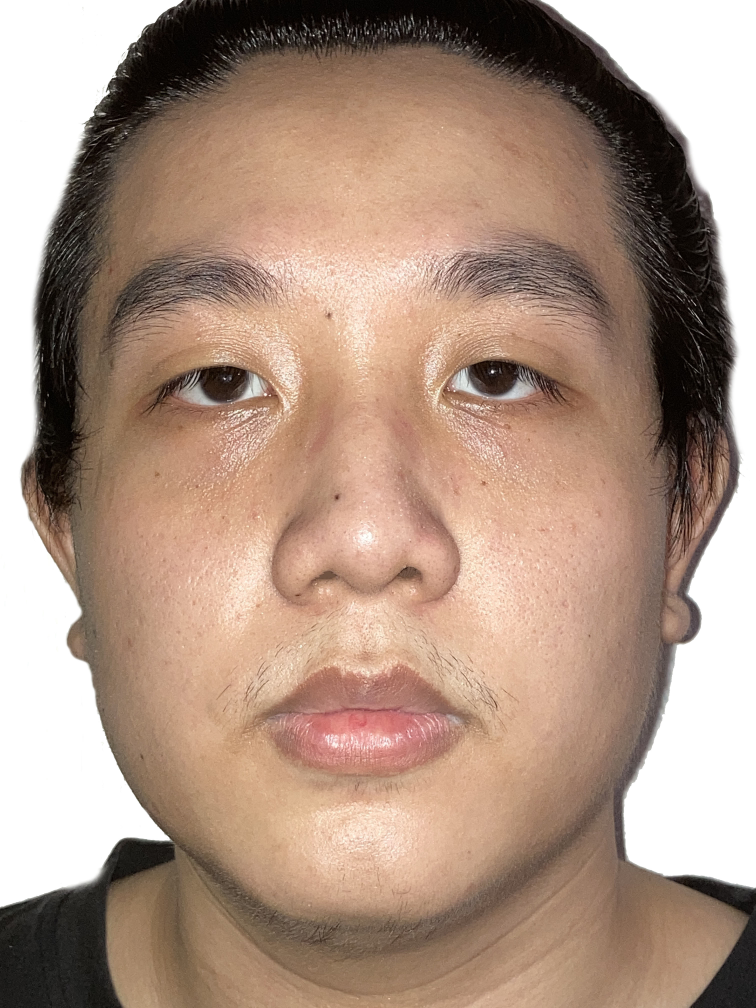
#> input picture lab4/MyFacePic3.jpg, 3024 x 4032 px, found by its file name (shown at 1/4 size)
$ python MyFacePic3.py
#> lines starting #> are read from the running program, lines starting #| are printed output that depends on the picture; after the words box and inside, x2 and y2 are one past the last pixel; in counts of white or black regions, pixels touching at a corner belong together
import cv2 as cv
import numpy as np
from matplotlib import pyplot as plt
img = cv.imread(r'D:\Lab\Telecommunication Lab\lab4\MyFacePic3.jpg',0)
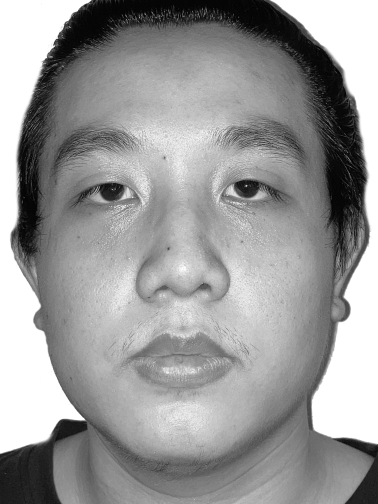
#> img: shape (4032, 3024) (shown at 1/8 size); min 0, max 255, mean 153
ret1,th1 = cv.threshold(img,254,255,cv.THRESH_BINARY)
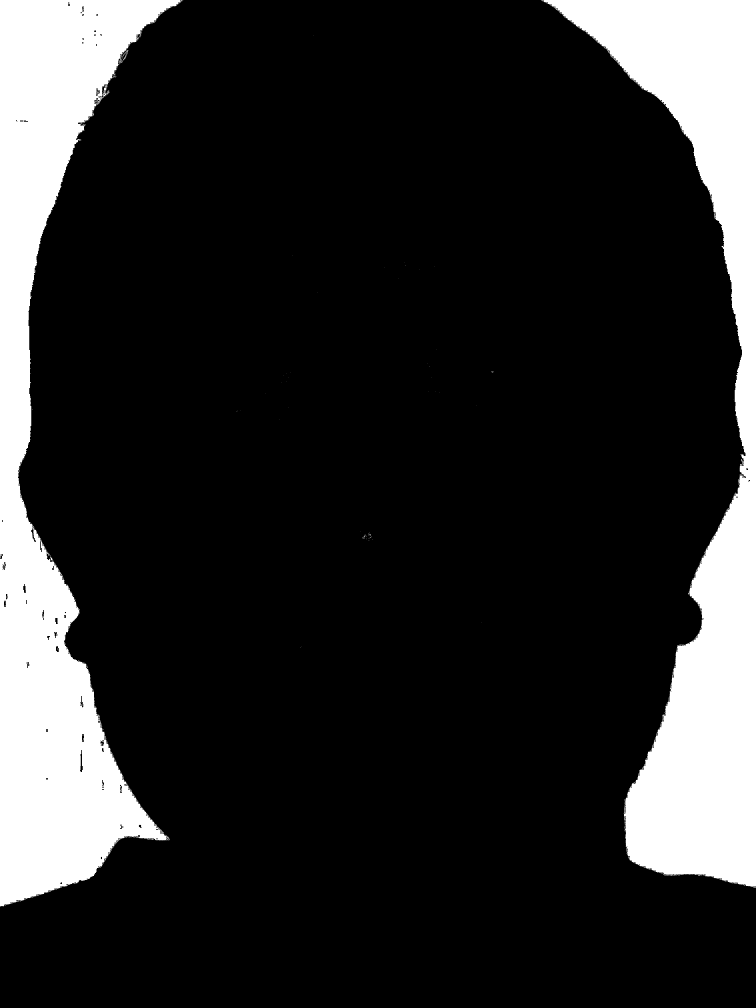
#> th1: shape (4032, 3024) (shown at 1/4 size); 16.5% white; 134 white regions (129 under 20 px), largest, box (x1, y1, x2, y2) and area: (0, 0, 731, 3627) 1037751, (2165, 0, 3024, 3551) 976546, (490, 200, 513, 225) 85, (2964, 1836, 2975, 1847) 44, (1454, 2143, 1467, 2149) 29
ret2,th2 = cv.threshold(img,0,255,cv.THRESH_BINARY+cv.THRESH_OTSU)
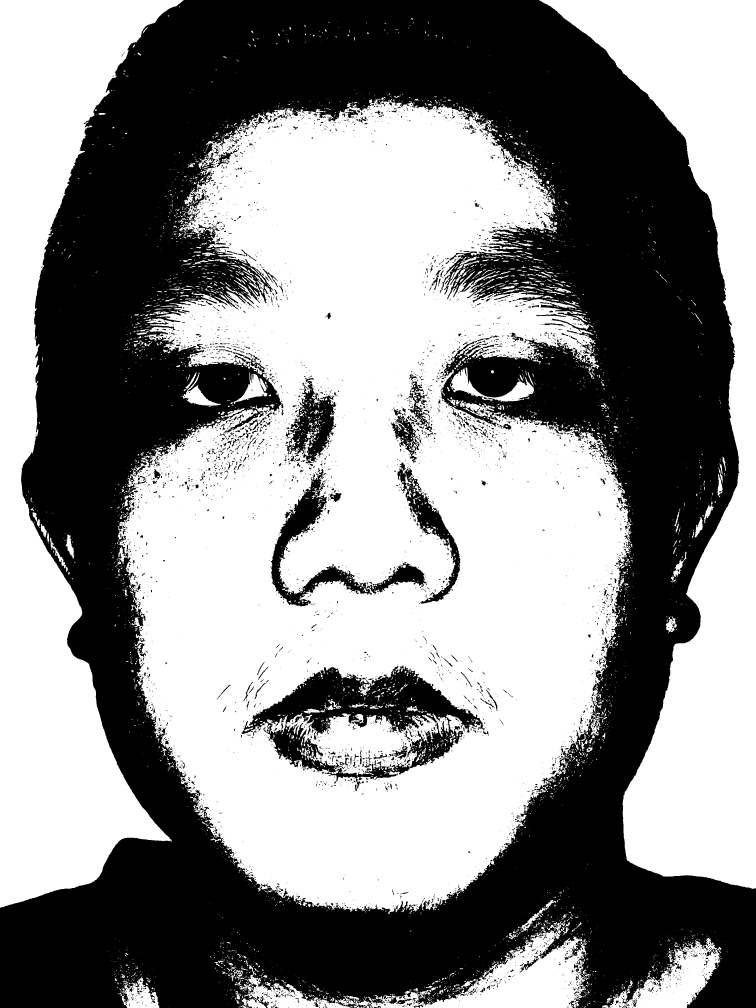
#> th2: shape (4032, 3024) (shown at 1/4 size); 54.9% white; 6329 black regions (5129 under 20 px), largest, box (x1, y1, x2, y2) and area: (0, 0, 3024, 4032) 5102300, (966, 2662, 1942, 3155) 162838, (1083, 1873, 1709, 2426) 55509
#> ret2 = 147
blur = cv.GaussianBlur(img,(5,5),0)
ret3,th3 = cv.threshold(blur,0,255,cv.THRESH_BINARY+cv.THRESH_OTSU)
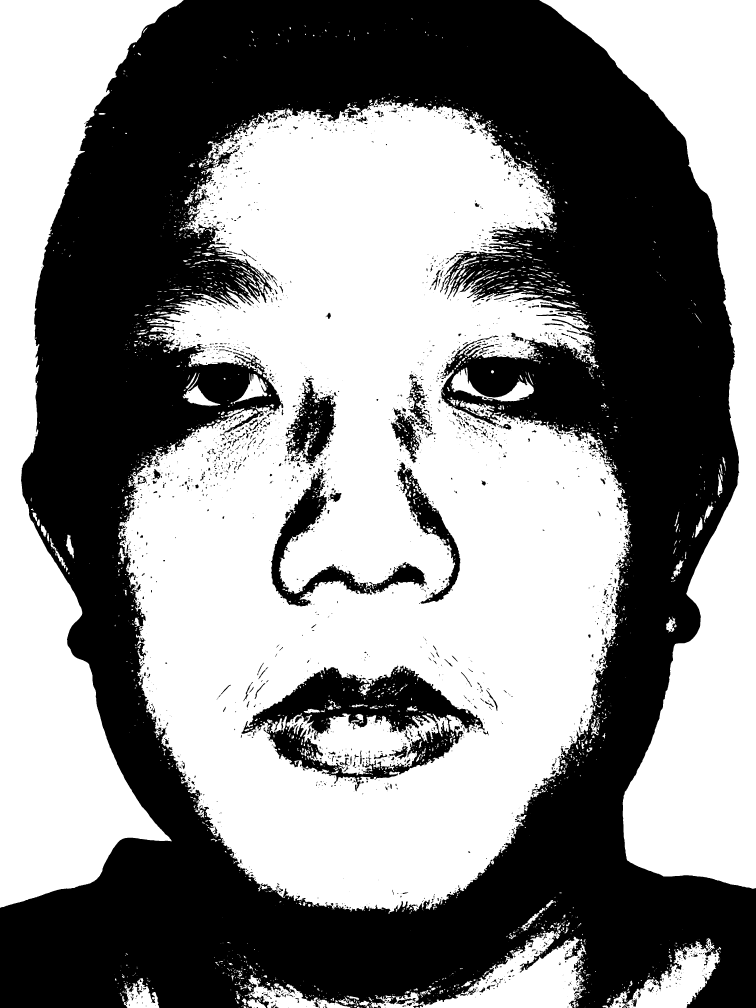
#> th3: shape (4032, 3024) (shown at 1/4 size); 54.3% white; 2795 black regions (1857 under 20 px), largest, box (x1, y1, x2, y2) and area: (0, 0, 3024, 4032) 5186984, (966, 2662, 1940, 3165) 171564, (1084, 1873, 1708, 2426) 59191
#> ret3 = 148
images = [img,0,th1,img,0,th2,blur,0,th3]
titles = ['Original Noisy Image','Histogram','Global Thresholding x=254','Original Noisy Image','Histogram',"Otsu's Thresholding",'Gaussian filtered Image','Histogram',"Otsu's Thresholding"]
for i in range(3):
    plt.subplot(3,4,i*4+1),plt.imshow(images[i*3],'gray')
    plt.title(titles[i*3]),plt.xticks([]),plt.yticks([])
    plt.subplot(3,4,i*4+2),plt.hist(images[i*3].ravel(),254,[0,254])
    plt.title(titles[i*3+1]),plt.ylabel('Number of pixel'),plt.xlabel('intensity  value')
    plt.subplot(3,4,i*4+3),plt.imshow(images[i*3+2],'gray')
    plt.title(titles[i*3+2]),plt.xticks([]), plt.yticks([])
    plt.subplot(3,4,i*4+4),plt.hist(images[i*3+2].ravel(),254,[0,254])
    plt.title('BW histrogram'),plt.ylabel('Number of pixel'),plt.xlabel('intensity value')
plt.subplots_adjust(hspace=0.4)
plt.show()
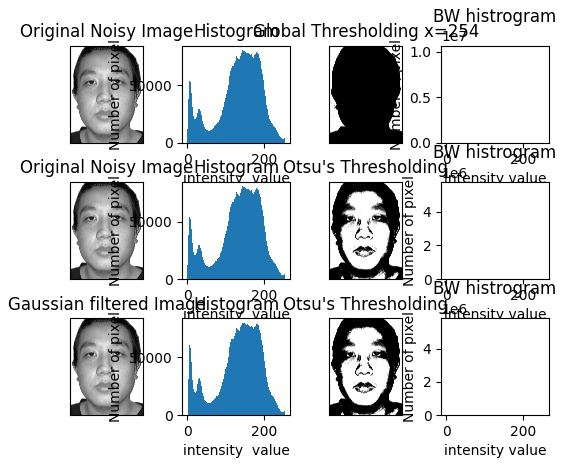
#> figure drawn by matplotlib, 12 panels; panel 2: tallest bar 80539 high, from x = 143 to 144; panel 4: tallest bar 10177904 high, from x = 0 to 1; panel 6: tallest bar 80539 high, from x = 143 to 144; panel 8: tallest bar 5499240 high, from x = 0 to 1

$ run again, with lab4/MyFacePic1.jpg copied over lab4/MyFacePic3.jpg
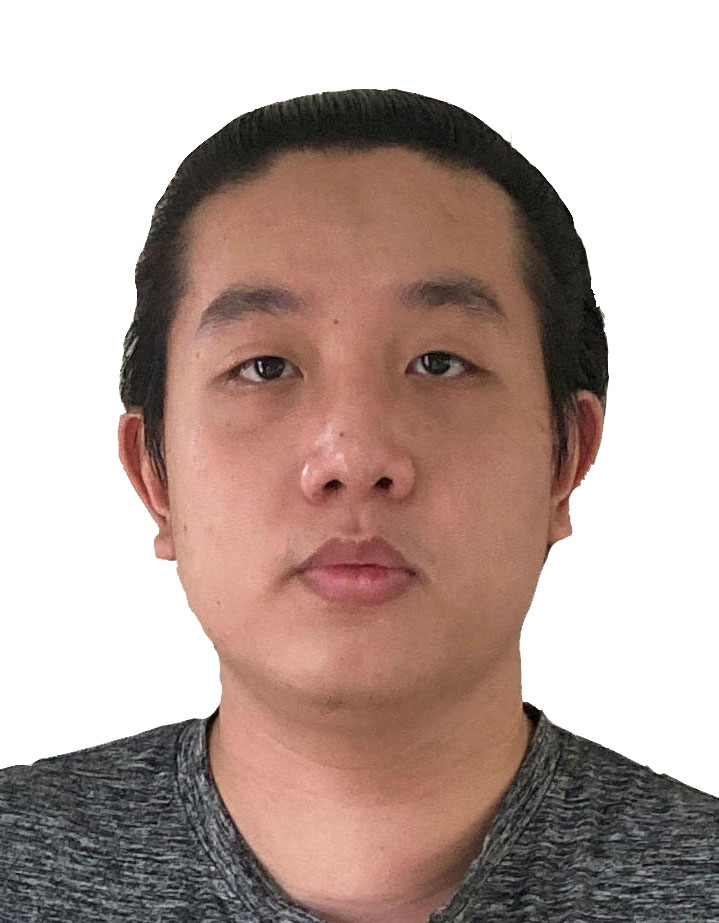
#> input picture lab4/MyFacePic1.jpg, 719 x 923 px, found by its file name
#> `ret1,th1 = cv.threshold(img,254,255,cv.THRESH_BINARY)`:
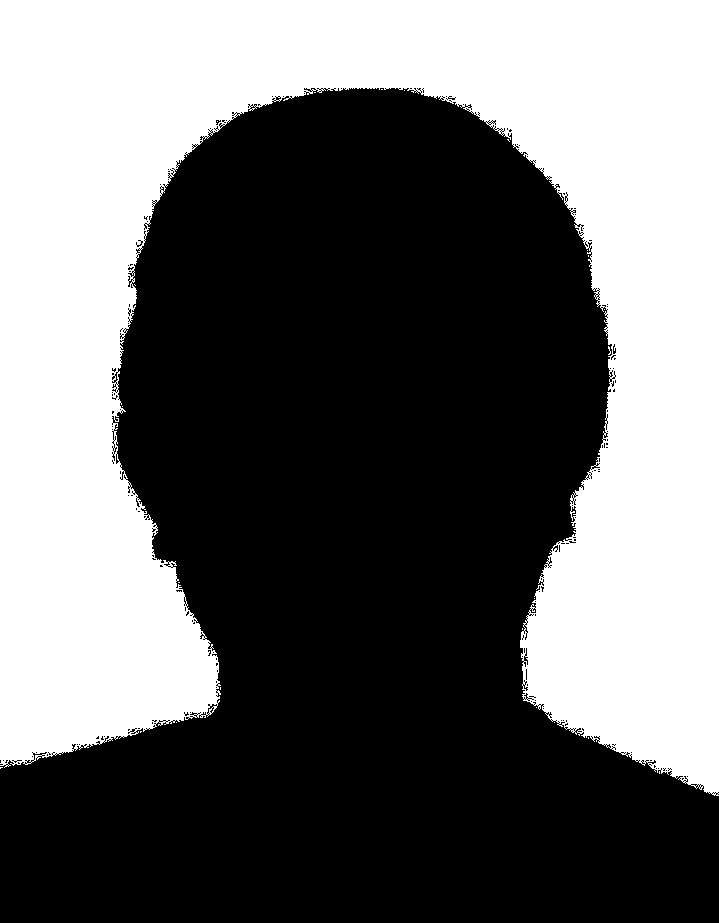
#> th1: shape (923, 719); 41.7% white; 23 white regions (22 under 20 px), largest, box (x1, y1, x2, y2) and area: (0, 0, 719, 796) 276733
#> th2: shape (923, 719); 46.4% white; 286 white regions (268 under 20 px), largest, box (x1, y1, x2, y2) and area: (0, 0, 719, 798) 293898, (224, 768, 375, 897) 10337, (264, 634, 327, 674) 1372
#> ret2 = 176
#> `ret3,th3 = cv.threshold(blur,0,255,cv.THRESH_BINARY+cv.THRESH_OTSU)`:
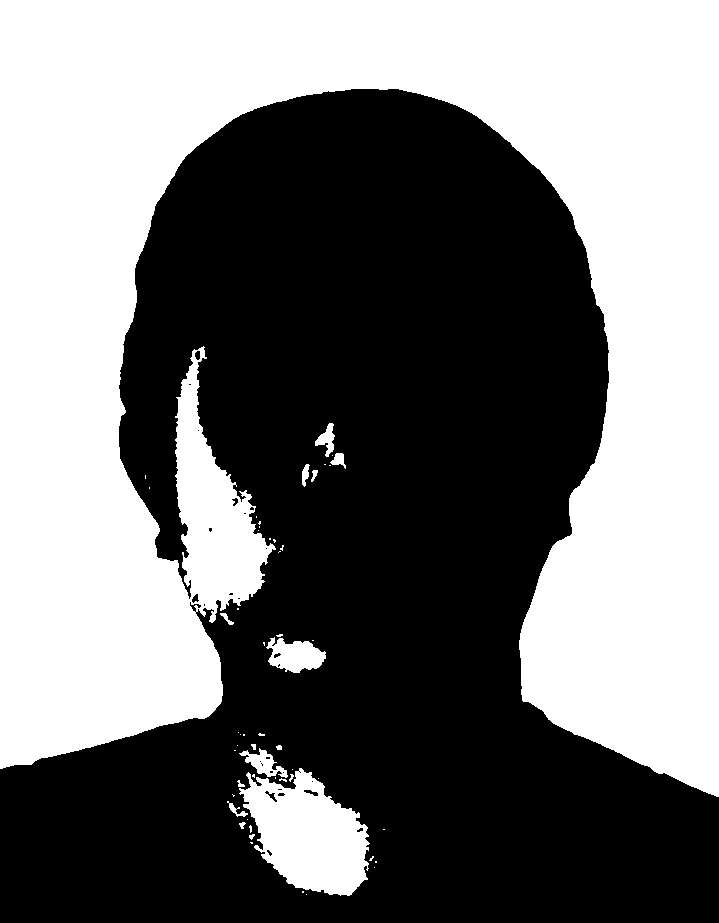
#> th3: shape (923, 719); 46.3% white; 54 white regions (38 under 20 px), largest, box (x1, y1, x2, y2) and area: (0, 0, 719, 797) 294124, (239, 768, 370, 896) 10362, (266, 637, 326, 673) 1390

$ run again, with lab4/MyFacePic2.jpg copied over lab4/MyFacePic3.jpg
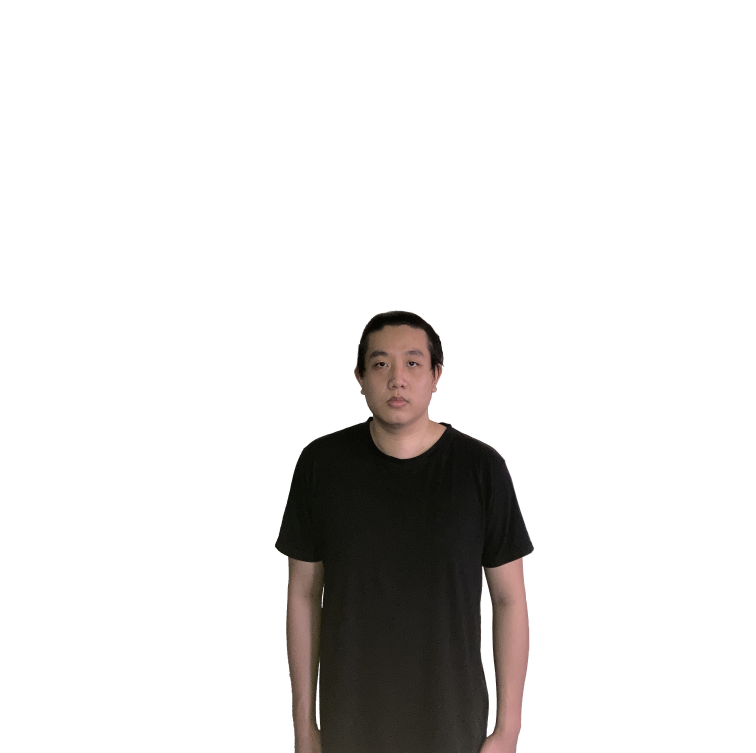
#> input picture lab4/MyFacePic2.jpg, 3024 x 3012 px, found by its file name (shown at 1/4 size)
#> `ret1,th1 = cv.threshold(img,254,255,cv.THRESH_BINARY)`:
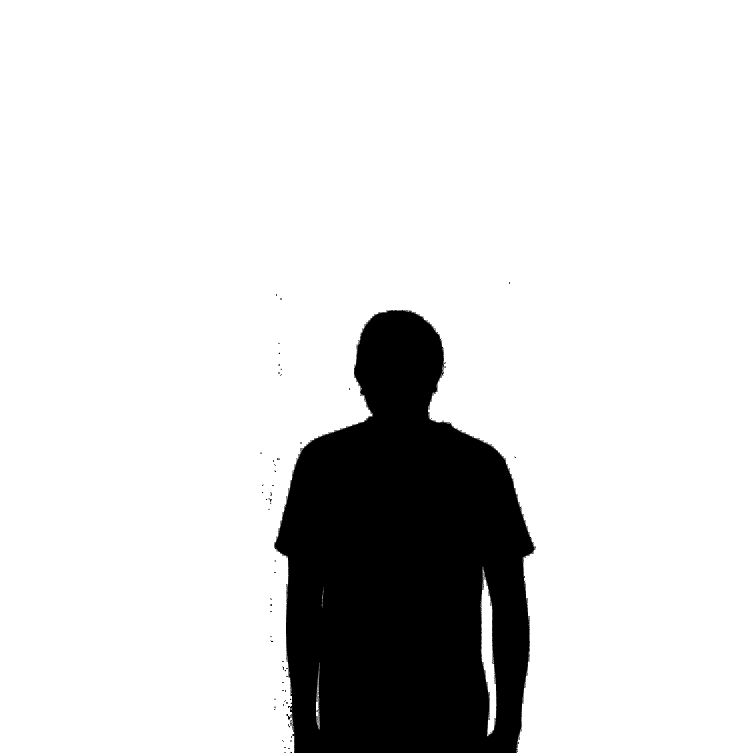
#> th1: shape (3012, 3024) (shown at 1/4 size); 85.6% white; 443 black regions (402 under 20 px), largest, box (x1, y1, x2, y2) and area: (1096, 1240, 2144, 3012) 1309275, (1080, 1997, 1088, 2007) 56, (1152, 2896, 1162, 2910) 55
#> `ret2,th2 = cv.threshold(img,0,255,cv.THRESH_BINARY+cv.THRESH_OTSU)`:
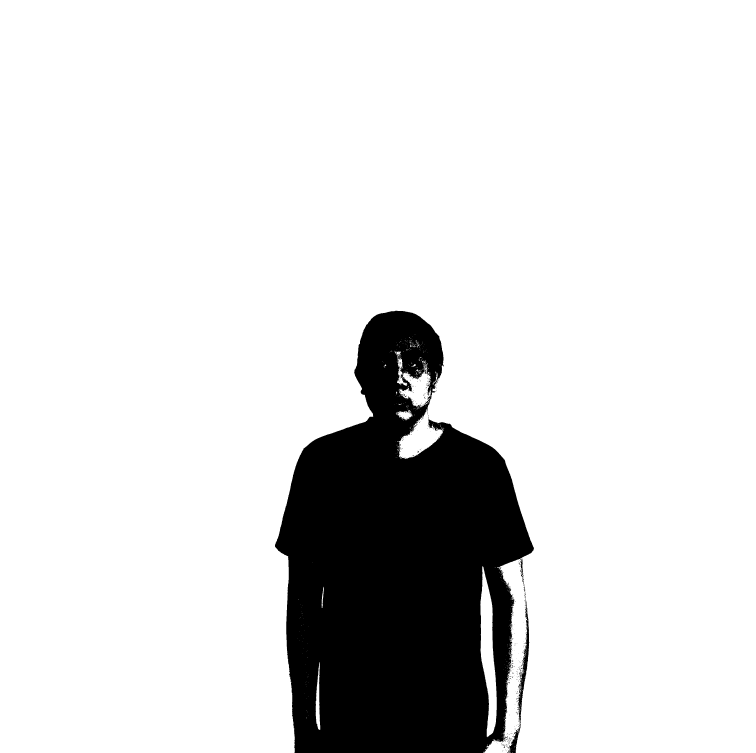
#> th2: shape (3012, 3024) (shown at 1/4 size); 86.6% white; 457 black regions (447 under 20 px), largest, box (x1, y1, x2, y2) and area: (1100, 1243, 2136, 3012) 1207614, (2069, 2405, 2117, 2903) 5487, (2028, 2908, 2081, 3012) 1775
#> ret2 = 149
#> th3: shape (3012, 3024); 86.6% white; 58 black regions (51 under 20 px), largest, box (x1, y1, x2, y2) and area: (1100, 1243, 2135, 3012) 1209002, (2070, 2408, 2116, 2893) 5268, (2029, 2907, 2082, 3012) 1799
